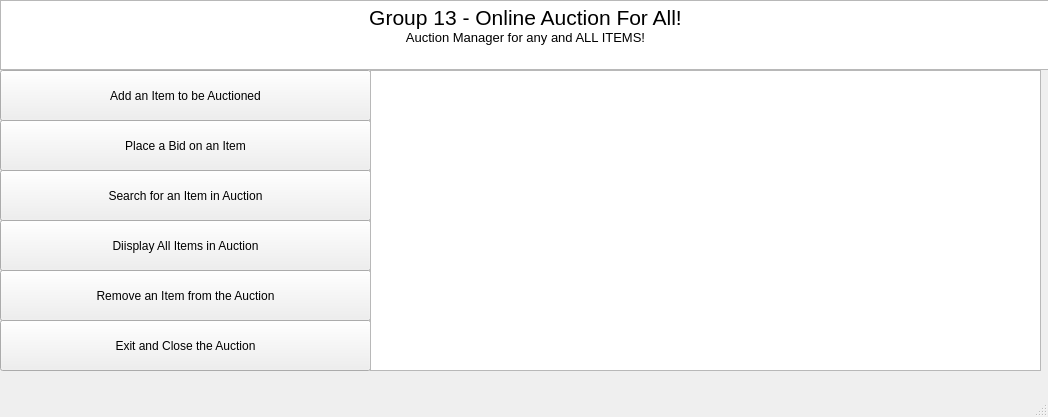
<?xml version="1.0" encoding="UTF-8"?>
<ui version="4.0">
 <class>MainWindow</class>
 <widget class="QMainWindow" name="MainWindow">
  <property name="geometry">
   <rect>
    <x>0</x>
    <y>0</y>
    <width>1048</width>
    <height>417</height>
   </rect>
  </property>
  <property name="windowTitle">
   <string>MainWindow</string>
  </property>
  <widget class="QWidget" name="centralwidget">
   <widget class="QPushButton" name="btn_add">
    <property name="geometry">
     <rect>
      <x>0</x>
      <y>70</y>
      <width>371</width>
      <height>51</height>
     </rect>
    </property>
    <property name="text">
     <string>Add an Item to be Auctioned</string>
    </property>
   </widget>
   <widget class="QPushButton" name="btn_placebid">
    <property name="geometry">
     <rect>
      <x>0</x>
      <y>120</y>
      <width>371</width>
      <height>51</height>
     </rect>
    </property>
    <property name="text">
     <string>Place a Bid on an Item</string>
    </property>
   </widget>
   <widget class="QPushButton" name="btn_search">
    <property name="geometry">
     <rect>
      <x>0</x>
      <y>170</y>
      <width>371</width>
      <height>51</height>
     </rect>
    </property>
    <property name="text">
     <string>Search for an Item in Auction</string>
    </property>
   </widget>
   <widget class="QPushButton" name="btn_display">
    <property name="geometry">
     <rect>
      <x>0</x>
      <y>220</y>
      <width>371</width>
      <height>51</height>
     </rect>
    </property>
    <property name="text">
     <string>Diisplay All Items in Auction</string>
    </property>
   </widget>
   <widget class="QPushButton" name="btn_remove">
    <property name="geometry">
     <rect>
      <x>0</x>
      <y>270</y>
      <width>371</width>
      <height>51</height>
     </rect>
    </property>
    <property name="text">
     <string>Remove an Item from the Auction</string>
    </property>
   </widget>
   <widget class="QPushButton" name="btn_exit">
    <property name="geometry">
     <rect>
      <x>0</x>
      <y>320</y>
      <width>371</width>
      <height>51</height>
     </rect>
    </property>
    <property name="text">
     <string>Exit and Close the Auction</string>
    </property>
   </widget>
   <widget class="QTextEdit" name="textEdit">
    <property name="geometry">
     <rect>
      <x>0</x>
      <y>0</y>
      <width>1051</width>
      <height>70</height>
     </rect>
    </property>
    <property name="html">
     <string>&lt;!DOCTYPE HTML PUBLIC &quot;-//W3C//DTD HTML 4.0//EN&quot; &quot;http://www.w3.org/TR/REC-html40/strict.dtd&quot;&gt;
&lt;html&gt;&lt;head&gt;&lt;meta name=&quot;qrichtext&quot; content=&quot;1&quot; /&gt;&lt;meta charset=&quot;utf-8&quot; /&gt;&lt;style type=&quot;text/css&quot;&gt;
p, li { white-space: pre-wrap; }
hr { height: 1px; border-width: 0; }
li.unchecked::marker { content: &quot;\2610&quot;; }
li.checked::marker { content: &quot;\2612&quot;; }
&lt;/style&gt;&lt;/head&gt;&lt;body style=&quot; font-family:'Segoe UI'; font-size:9pt; font-weight:400; font-style:normal;&quot;&gt;
&lt;p align=&quot;center&quot; style=&quot; margin-top:0px; margin-bottom:0px; margin-left:0px; margin-right:0px; -qt-block-indent:0; text-indent:0px;&quot;&gt;&lt;span style=&quot; font-size:16pt;&quot;&gt;Group 13 - Online Auction For All!&lt;/span&gt;&lt;/p&gt;
&lt;p align=&quot;center&quot; style=&quot; margin-top:0px; margin-bottom:0px; margin-left:0px; margin-right:0px; -qt-block-indent:0; text-indent:0px;&quot;&gt;&lt;span style=&quot; font-size:10pt;&quot;&gt;Auction Manager for any and ALL ITEMS!&lt;/span&gt;&lt;/p&gt;&lt;/body&gt;&lt;/html&gt;</string>
    </property>
   </widget>
   <widget class="QTextEdit" name="Console">
    <property name="geometry">
     <rect>
      <x>370</x>
      <y>70</y>
      <width>671</width>
      <height>301</height>
     </rect>
    </property>
   </widget>
  </widget>
  <widget class="QMenuBar" name="menubar">
   <property name="geometry">
    <rect>
     <x>0</x>
     <y>0</y>
     <width>1048</width>
     <height>21</height>
    </rect>
   </property>
  </widget>
  <widget class="QStatusBar" name="statusbar"/>
 </widget>
 <resources/>
 <connections/>
</ui>
